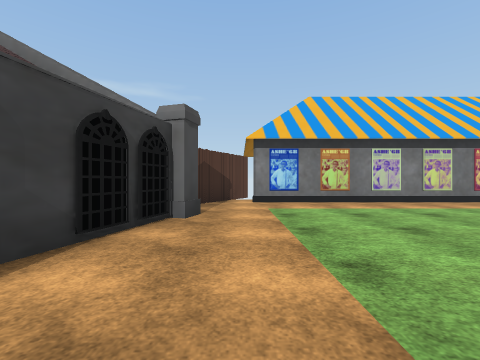
View 1 (above)

16 first-person views from a walk through a scene from a Unity 3-D project. The camera is 1.2 m above the floor, looks level and sees 90° across. The floor is counted in squares, 2 m on a side. Each view is taken from the middle of a square. On the plan, view 1 faces up. The plan holds only what a view shows up to about 9 squares ahead; the rest is blank. The place goes on beyond the plan. The player is left out. Some surface patterns are stand-ins.

View 2
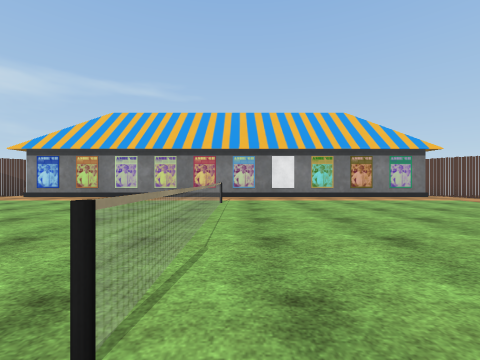

View 3
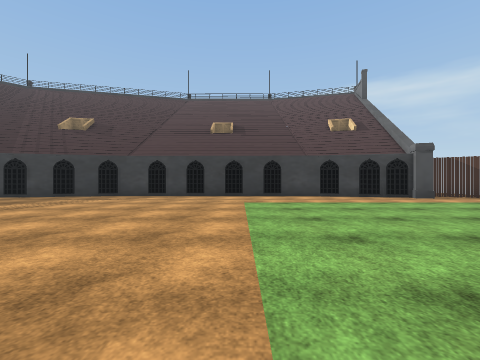

View 4
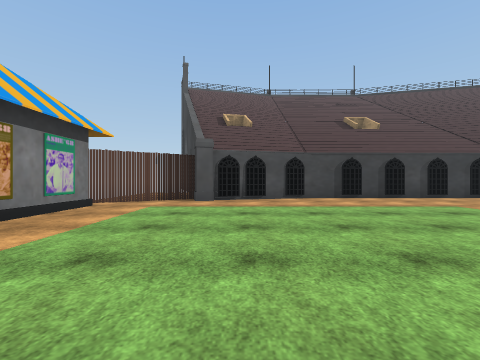

View 5
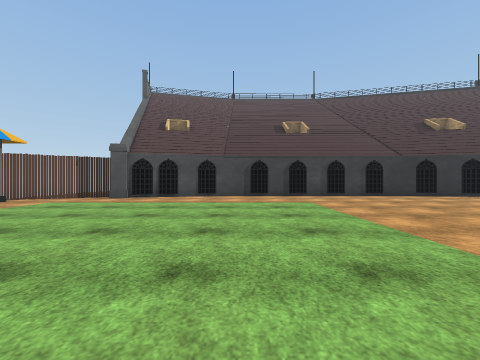

View 6
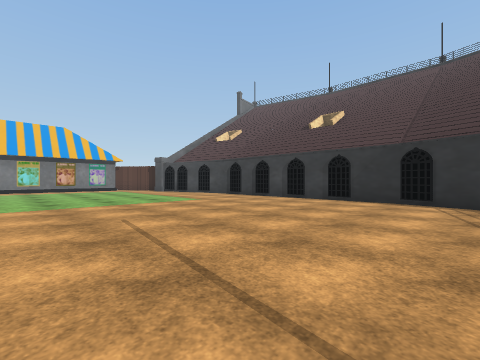

View 7
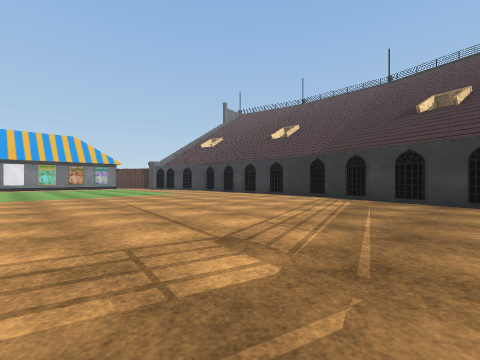

View 8
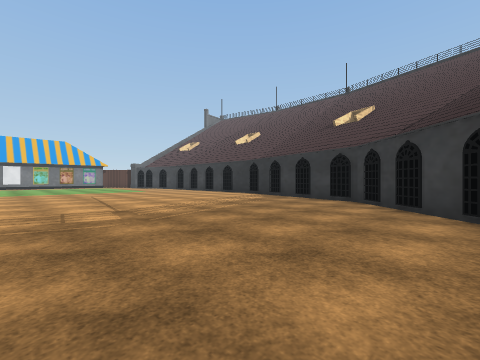

View 9
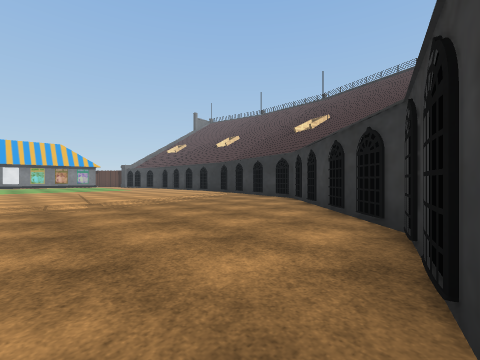

View 10
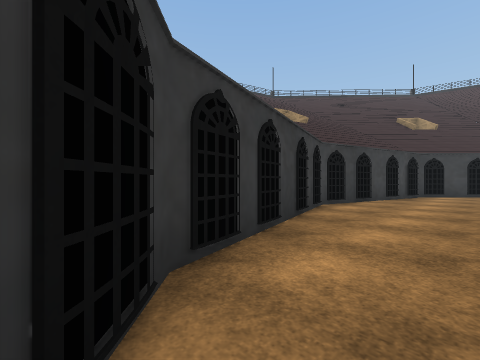

View 11
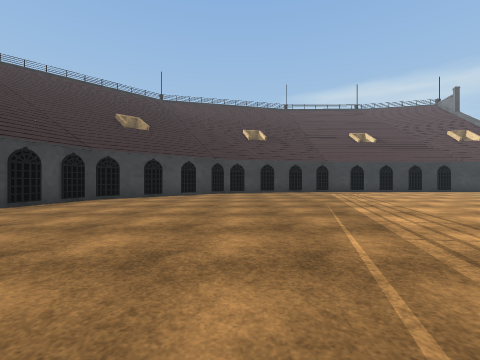

View 12
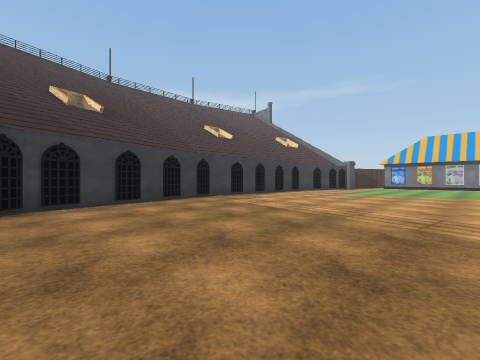

View 13
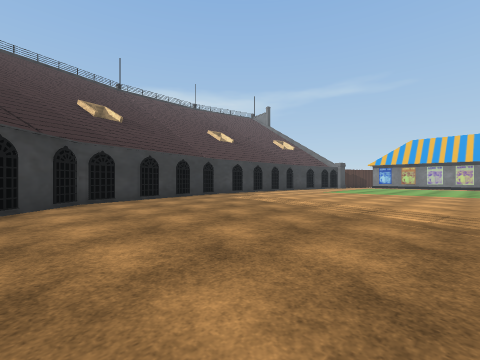

View 14
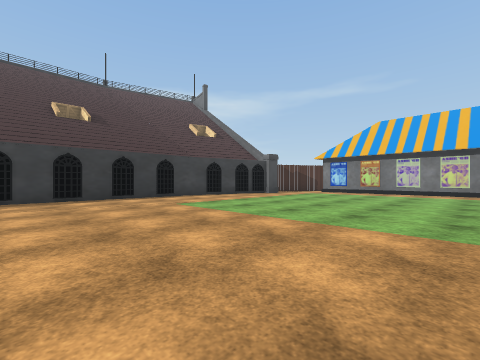

View 15
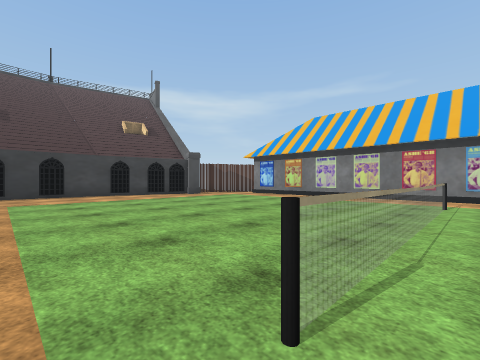

View 16
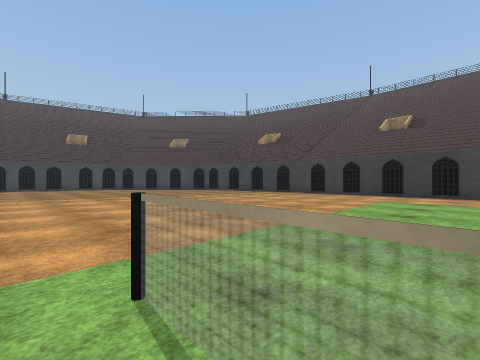

### Floor plan
Points are (right, up) in squares from view 1. A wall is a line through its corners. A room is listed if a view was taken in it or the views show most of it. See-through windows are left out.
Room 1 (views 1, 2, 3, 4, 5, 6, 7, 8, 9, 10, 11, 12, 13, 14, 15, 16)
walls: (7.5, 3.8) (7.5, -1.2); (-2, -1) (-2.1, -2.6); (17, 0.6) (16, 4.3) (16.6, 4.4) (15, 7.1); (-0.7, 4.3) (-0.9, 3.7); (-1.1, 4) (-2, 0.6) (-2.1, -6.4) (-0.8, -11.6) (2.8, -15.4) (7.5, -16.7) (12.2, -15.4) (15.8, -11.7) (17.1, -6.4) (17, 0.7); (12.8, -14.8) (13.8, -13.9); (14.6, 6.5) (0.4, 6.5); (0.3, 8.2) (-1.7, 4.8)
ways out: gap at (0, 8)

Where each view was taken, in squares from view 1:
view 1: 0 up, 0 right, facing up
view 2: 2 down, 8 right, facing up
view 3: 2 down, 7 right, facing left
view 4: 3 up, 9 right, facing right
view 5: 0 up, 8 right, facing right
view 6: 8 down, 10 right, facing up-right
view 7: 11 down, 9 right, facing up-right
view 8: 14 down, 9 right, facing up-right
view 9: 16 down, 9 right, facing up-right
view 10: 14 down, 13 right, facing down-left
view 11: 11 down, 10 right, facing left
view 12: 12 down, 5 right, facing up-left
view 13: 13 down, 6 right, facing up-left
view 14: 5 down, 6 right, facing up-left
view 15: 2 down, 8 right, facing up-left
view 16: 0 up, 8 right, facing down-left
